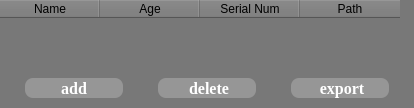
             <widget class="QWidget" name="dicom_w">
              <property name="font">
               <font>
                <family>Times New Roman</family>
               </font>
              </property>
              <property name="styleSheet">
               <string notr="true">background-color: rgb(120, 120, 120);
border:none;</string>
              </property>
              <attribute name="title">
               <string>Dicom</string>
              </attribute>
              <layout class="QVBoxLayout" name="verticalLayout" stretch="6,1">
               <property name="spacing">
                <number>0</number>
               </property>
               <property name="leftMargin">
                <number>0</number>
               </property>
               <property name="topMargin">
                <number>0</number>
               </property>
               <property name="rightMargin">
                <number>0</number>
               </property>
               <property name="bottomMargin">
                <number>0</number>
               </property>
               <item>
                <widget class="QTableWidget" name="dicom_tw">
                 <property name="styleSheet">
                  <string notr="true">color: rgb(0, 0, 0);
background-color: rgb(120, 120, 120);
</string>
                 </property>
                 <property name="sizeAdjustPolicy">
                  <enum>QAbstractScrollArea::AdjustToContents</enum>
                 </property>
                 <property name="textElideMode">
                  <enum>Qt::ElideMiddle</enum>
                 </property>
                 <attribute name="verticalHeaderVisible">
                  <bool>false</bool>
                 </attribute>
                 <column>
                  <property name="text">
                   <string>Name</string>
                  </property>
                 </column>
                 <column>
                  <property name="text">
                   <string>Age</string>
                  </property>
                 </column>
                 <column>
                  <property name="text">
                   <string>Serial Num</string>
                  </property>
                 </column>
                 <column>
                  <property name="text">
                   <string>Path</string>
                  </property>
                 </column>
                </widget>
               </item>
               <item>
                <layout class="QHBoxLayout" name="horizontalLayout_8" stretch="4,1,4,1,4">
                 <property name="spacing">
                  <number>10</number>
                 </property>
                 <property name="leftMargin">
                  <number>25</number>
                 </property>
                 <property name="topMargin">
                  <number>10</number>
                 </property>
                 <property name="rightMargin">
                  <number>25</number>
                 </property>
                 <property name="bottomMargin">
                  <number>10</number>
                 </property>
                 <item>
                  <widget class="QPushButton" name="addDicom_btn">
                   <property name="sizePolicy">
                    <sizepolicy hsizetype="Expanding" vsizetype="Expanding">
                     <horstretch>0</horstretch>
                     <verstretch>0</verstretch>
                    </sizepolicy>
                   </property>
                   <property name="font">
                    <font>
                     <family>Times New Roman</family>
                     <pointsize>12</pointsize>
                     <bold>true</bold>
                    </font>
                   </property>
                   <property name="styleSheet">
                    <string notr="true">color: rgb(255, 255, 255);
background-color: rgb(150, 150, 150);
border-radius: 8px;</string>
                   </property>
                   <property name="text">
                    <string>  add  </string>
                   </property>
                   <property name="icon">
                    <iconset>
                     <normaloff>resource/加.png</normaloff>resource/加.png</iconset>
                   </property>
                   <property name="autoDefault">
                    <bool>false</bool>
                   </property>
                   <property name="default">
                    <bool>false</bool>
                   </property>
                   <property name="flat">
                    <bool>false</bool>
                   </property>
                  </widget>
                 </item>
                 <item>
                  <spacer name="horizontalSpacer_2">
                   <property name="orientation">
                    <enum>Qt::Horizontal</enum>
                   </property>
                   <property name="sizeHint" stdset="0">
                    <size>
                     <width>40</width>
                     <height>20</height>
                    </size>
                   </property>
                  </spacer>
                 </item>
                 <item>
                  <widget class="QPushButton" name="deleteDicom_btn">
                   <property name="sizePolicy">
                    <sizepolicy hsizetype="Expanding" vsizetype="Expanding">
                     <horstretch>0</horstretch>
                     <verstretch>0</verstretch>
                    </sizepolicy>
                   </property>
                   <property name="font">
                    <font>
                     <family>Times New Roman</family>
                     <pointsize>12</pointsize>
                     <bold>true</bold>
                    </font>
                   </property>
                   <property name="styleSheet">
                    <string notr="true">color: rgb(255, 255, 255);
background-color: rgb(150, 150, 150);
border-radius: 8px;</string>
                   </property>
                   <property name="text">
                    <string> delete</string>
                   </property>
                   <property name="icon">
                    <iconset>
                     <normaloff>resource/删除_填充.png</normaloff>resource/删除_填充.png</iconset>
                   </property>
                  </widget>
                 </item>
                 <item>
                  <spacer name="horizontalSpacer_4">
                   <property name="orientation">
                    <enum>Qt::Horizontal</enum>
                   </property>
                   <property name="sizeHint" stdset="0">
                    <size>
                     <width>40</width>
                     <height>20</height>
                    </size>
                   </property>
                  </spacer>
                 </item>
                 <item>
                  <widget class="QPushButton" name="exportDicom_btn">
                   <property name="sizePolicy">
                    <sizepolicy hsizetype="Expanding" vsizetype="Expanding">
                     <horstretch>0</horstretch>
                     <verstretch>0</verstretch>
                    </sizepolicy>
                   </property>
                   <property name="font">
                    <font>
                     <family>Times New Roman</family>
                     <pointsize>12</pointsize>
                     <bold>true</bold>
                    </font>
                   </property>
                   <property name="styleSheet">
                    <string notr="true">color: rgb(255, 255, 255);
background-color: rgb(150, 150, 150);
border-radius: 8px;</string>
                   </property>
                   <property name="text">
                    <string> export</string>
                   </property>
                   <property name="icon">
                    <iconset>
                     <normaloff>resource/导出.png</normaloff>resource/导出.png</iconset>
                   </property>
                  </widget>
                 </item>
                </layout>
               </item>
              </layout>
             </widget>
